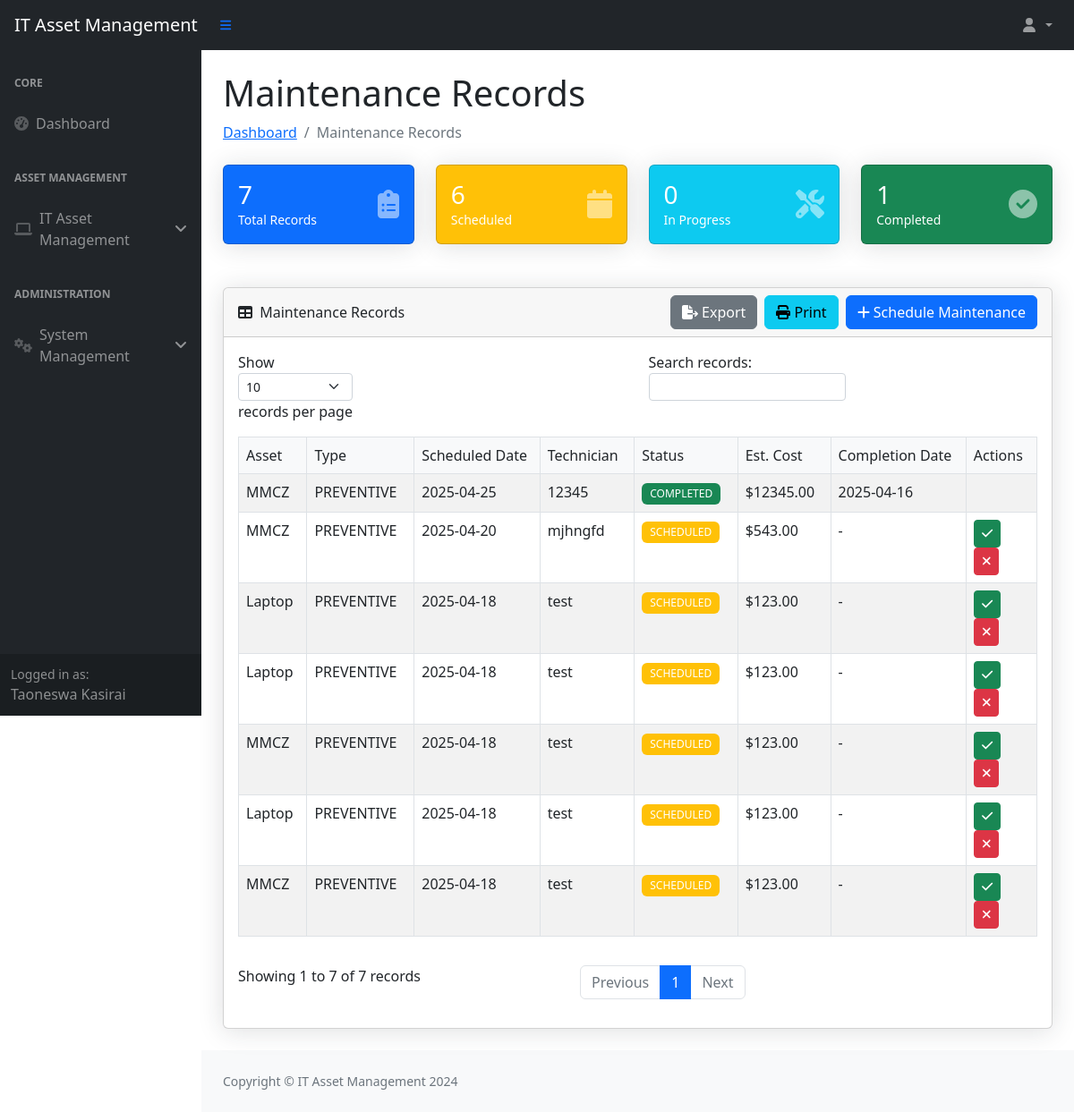
The app's page /maintenance-records/ (signed in), older data.
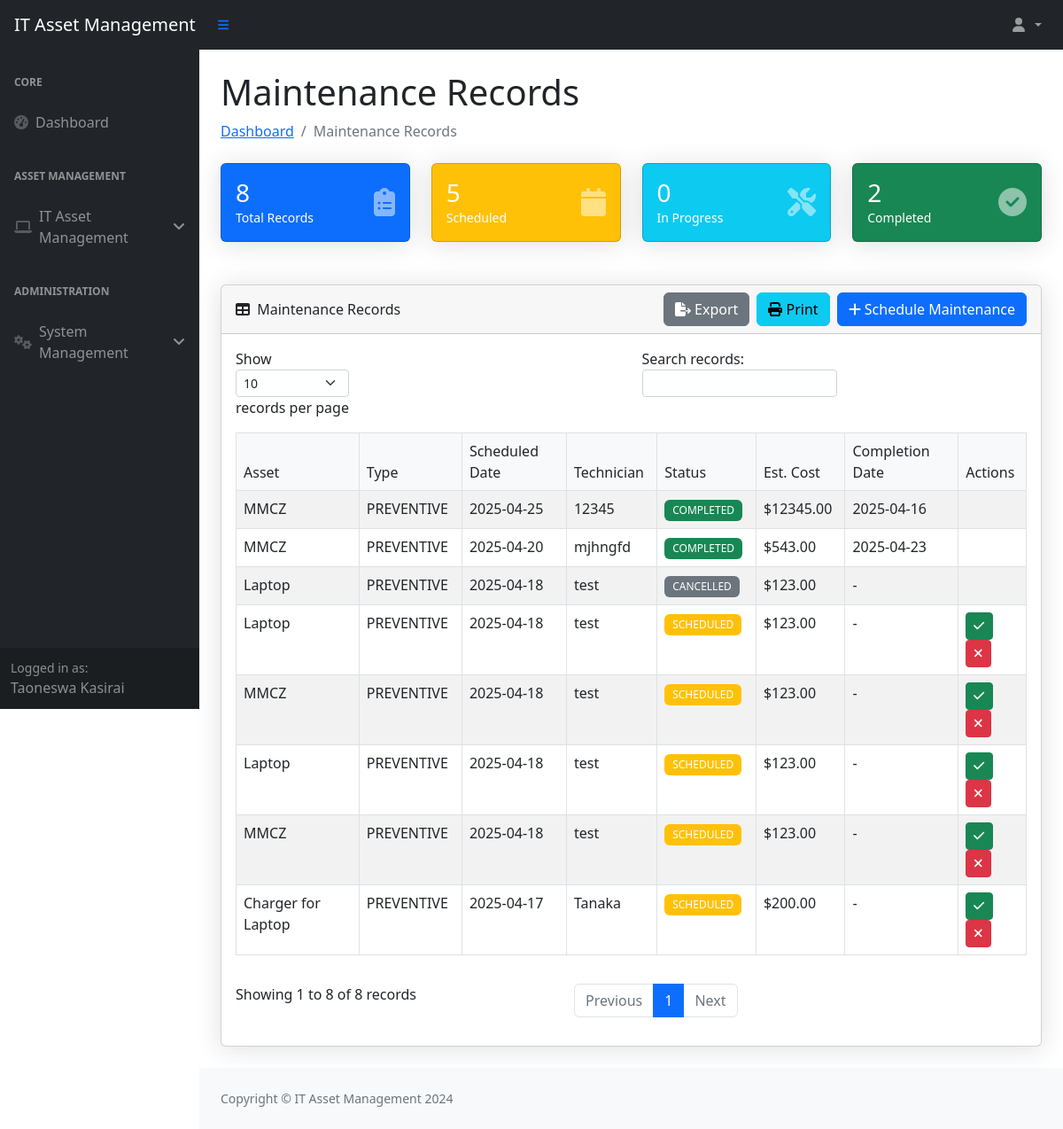
The same page, newer data.
### myapp/models.py (models this page shows, shortened)
class Employee(models.Model):
    employee_number = models.CharField(max_length=10, unique=True)
    name = models.CharField(max_length=100)
    surname = models.CharField(max_length=100)
    department = models.ForeignKey(Department, on_delete=models.PROTECT)
    branch = models.CharField(max_length=100)
    section = models.CharField(max_length=100)
    email = models.EmailField(unique=True)
    phone_regex = RegexValidator(
        regex=r'^07\d{8}$',
        message="Phone number must start with '07' and be 10 digits long"
    )
    phone_number = models.CharField(
        validators=[phone_regex],
        max_length=10,
        unique=True
    )
    signature = models.ImageField(
        upload_to='signatures/', null=True, blank=True)
    created_at = models.DateTimeField(auto_now_add=True)
    password = models.CharField(
        max_length=128, default=make_password('defaultpassword'))
    is_first_login = models.BooleanField(default=True)
    is_active = models.BooleanField(default=True)
    roles = models.ManyToManyField(Role, blank=True)
    class Meta:
        ordering = ['surname', 'name']

class AssetMaintenance(models.Model):
    MAINTENANCE_STATUS = (
        ('SCHEDULED', 'Scheduled'),
        ('IN_PROGRESS', 'In Progress'),
        ('COMPLETED', 'Completed'),
        ('CANCELLED', 'Cancelled')
    )
    asset = models.ForeignKey(
        'Asset', on_delete=models.CASCADE, related_name='maintenance_schedules')
    scheduled_date = models.DateField()
    description = models.TextField()
    maintenance_type = models.CharField(max_length=100)
    estimated_cost = models.DecimalField(
        max_digits=10, decimal_places=2, null=True, blank=True)
    status = models.CharField(
        max_length=20, choices=MAINTENANCE_STATUS, default='SCHEDULED')
    technician = models.CharField(max_length=100, null=True, blank=True)
    completion_date = models.DateField(null=True, blank=True)
    completion_notes = models.TextField(null=True, blank=True)
    created_by = models.ForeignKey(
        'Employee', on_delete=models.SET_NULL, null=True, related_name='maintenance_created')
    created_at = models.DateTimeField(auto_now_add=True)
    updated_at = models.DateTimeField(auto_now=True)
    class Meta:
        ordering = ['-scheduled_date']

class Asset(models.Model):
    CONDITION_CHOICES = [
        ('NEW', 'New'),
        ('GOOD', 'Good'),
        ('FAIR', 'Fair'),
        ('POOR', 'Poor'),
        ('RETIRED', 'Retired'),
    ]
    asset_number = models.CharField(max_length=50, unique=True)
    serial_number = models.CharField(
        max_length=100, blank=True, null=True)  # Add this line
    name = models.CharField(max_length=100)
    category = models.CharField(max_length=50)
    description = models.TextField(blank=True)
    department = models.ForeignKey(
        Department, on_delete=models.SET_NULL, null=True)
    location = models.CharField(max_length=100)
    purchase_date = models.DateField()
    purchase_cost = models.DecimalField(max_digits=10, decimal_places=2)
    condition = models.CharField(max_length=10, choices=CONDITION_CHOICES)
    is_active = models.BooleanField(default=True)
    created_at = models.DateTimeField(auto_now_add=True)
    updated_at = models.DateTimeField(auto_now=True)
    is_deleted = models.BooleanField(default=False)
    deleted_at = models.DateTimeField(null=True, blank=True)
    deleted_by = models.ForeignKey(
        Employee, on_delete=models.SET_NULL, null=True, blank=True, related_name='deleted_assets')
    initiator = models.ForeignKey(
        Employee, on_delete=models.SET_NULL, null=True, related_name='initiated_assets')

### myapp/views.py (the view)
# urls.py: path('maintenance-records/', views.maintenance_records,
def maintenance_records(request):
    if 'employee_id' not in request.session:
        return redirect('login')
    employee = Employee.objects.get(id=request.session['employee_id'])
    maintenance_records = AssetMaintenance.objects.select_related(
        'asset').all().order_by('-scheduled_date')
    stats = {
        'total_records': maintenance_records.count(),
        'scheduled': maintenance_records.filter(status='SCHEDULED').count(),
        'in_progress': maintenance_records.filter(status='IN_PROGRESS').count(),
        'completed': maintenance_records.filter(status='COMPLETED').count(),
        'cancelled': maintenance_records.filter(status='CANCELLED').count()
    }
    active_assets = Asset.objects.filter(is_active=True)
    return render(request, 'myapp/maintenance_records.html', {
        'employee': employee,
        'maintenance_records': maintenance_records,
        'stats': stats,
        'assets': active_assets
    })

### myapp/templates/myapp/maintenance_records.html (shortened to what this page needs)
{% extends 'myapp/base.html' %}
{% load static %}
{% block content %}
<div class="container-fluid px-4">
    <h1 class="mt-4">Maintenance Records</h1>
    <ol class="breadcrumb mb-4">
        <li class="breadcrumb-item"><a href="{% url 'dashboard' %}">Dashboard</a></li>
        <li class="breadcrumb-item active">Maintenance Records</li>
    </ol>
    <div class="row mb-4">
        <div class="col-xl-3 col-md-6">
            <div class="card bg-primary text-white mb-4">
                <div class="card-body">
                    <div class="d-flex justify-content-between align-items-center">
                        <div>
                            <h3 class="mb-0">{{ stats.total_records }}</h3>
                            <div class="small">Total Records</div>
                        </div>
                        <i class="fas fa-clipboard-list fa-2x text-white-50"></i>
                    </div>
                </div>
            </div>
        </div>
        <div class="col-xl-3 col-md-6">
            <div class="card bg-warning text-white mb-4">
                <div class="card-body">
                    <div class="d-flex justify-content-between align-items-center">
                        <div>
                            <h3 class="mb-0">{{ stats.scheduled }}</h3>
                            <div class="small">Scheduled</div>
                        </div>
                        <i class="fas fa-calendar fa-2x text-white-50"></i>
                    </div>
                </div>
            </div>
        </div>
        <div class="col-xl-3 col-md-6">
            <div class="card bg-info text-white mb-4">
                <div class="card-body">
                    <div class="d-flex justify-content-between align-items-center">
                        <div>
                            <h3 class="mb-0">{{ stats.in_progress }}</h3>
                            <div class="small">In Progress</div>
                        </div>
                        <i class="fas fa-tools fa-2x text-white-50"></i>
                    </div>
                </div>
            </div>
        </div>
        <div class="col-xl-3 col-md-6">
            <div class="card bg-success text-white mb-4">
                <div class="card-body">
                    <div class="d-flex justify-content-between align-items-center">
                        <div>
                            <h3 class="mb-0">{{ stats.completed }}</h3>
                            <div class="small">Completed</div>
                        </div>
                        <i class="fas fa-check-circle fa-2x text-white-50"></i>
                    </div>
                </div>
            </div>
        </div>
    </div>
    <div class="card mb-4">
        <div class="card-header d-flex justify-content-between align-items-center">
            <div>
                <i class="fas fa-table me-1"></i>
                Maintenance Records
            </div>
            <div class="d-flex gap-2">
                <button type="button" class="btn btn-secondary" onclick="exportToExcel()">
                    <i class="fas fa-file-export"></i> Export
                </button>
                <button type="button" class="btn btn-info" onclick="printRecords()">
                    <i class="fas fa-print"></i> Print
                </button>
                <button type="button" class="btn btn-primary" data-bs-toggle="modal" data-bs-target="#scheduleMaintenance">
                    <i class="fas fa-plus"></i> Schedule Maintenance
                </button>
            </div>
        </div>
        <div class="card-body">
            <table id="maintenanceTable" class="table table-bordered table-striped">
                <thead>
                    <tr>
                        <th>Asset</th>
                        <th>Type</th>
                        <th>Scheduled Date</th>
                        <th>Technician</th>
                        <th>Status</th>
                        <th>Est. Cost</th>
                        <th>Completion Date</th>
                        <th>Actions</th>
                    </tr>
                </thead>
                <tbody>
                    {% for record in maintenance_records %}
                    <tr>
                        <td>{{ record.asset.name }}</td>
                        <td>{{ record.maintenance_type }}</td>
                        <td>{{ record.scheduled_date|date:"Y-m-d" }}</td>
                        <td>{{ record.technician }}</td>
                        <td>
                            <span class="badge {% if record.status == 'COMPLETED' %}bg-success{% elif record.status == 'SCHEDULED' %}bg-warning{% elif record.status == 'IN_PROGRESS' %}bg-info{% else %}bg-secondary{% endif %}">
                                {{ record.status }}
                            </span>
                        </td>
                        <td>${{ record.estimated_cost|default:"-" }}</td>
                        <td>{{ record.completion_date|date:"Y-m-d"|default:"-" }}</td>
                        <td>
                            {% if record.status != 'COMPLETED' and record.status != 'CANCELLED' %}
                            <button type="button" class="btn btn-sm btn-success update-status" onclick="handleStatusUpdate('{{ record.id }}', 'COMPLETED')">
                                <i class="fas fa-check"></i>
                            </button>
                            <button type="button" class="btn btn-sm btn-danger update-status" onclick="handleStatusUpdate('{{ record.id }}', 'CANCELLED')">
                                <i class="fas fa-times"></i>
                            </button>
                            {% endif %}
                        </td>
                    </tr>
                    {% endfor %}
                </tbody>
            </table>
        </div>
    </div>
</div>
{% endblock %}

### myapp/templates/myapp/base.html (shortened to what this page needs)
<!DOCTYPE html>
{% load static %}
<html lang="en">
<head>
    <link href="https://cdn.jsdelivr.net/npm/bootstrap@5.2.3/dist/css/bootstrap.min.css" rel="stylesheet">
    <link href="https://cdn.jsdelivr.net/npm/simple-datatables@7.1.2/dist/style.min.css" rel="stylesheet" />
    <link href="{% static 'myapp/css/styles.css' %}" rel="stylesheet" />
</head>
<body class="sb-nav-fixed">
    <nav class="sb-topnav navbar navbar-expand navbar-dark bg-dark">
        <a class="navbar-brand ps-3" href="{% url 'dashboard' %}">IT Asset Management</a>
        <button class="btn btn-link btn-sm order-1 order-lg-0 me-4 me-lg-0" id="sidebarToggle" href="#!">
            <i class="fas fa-bars"></i>
        </button>
        <ul class="navbar-nav ms-auto me-3">
            <li class="nav-item dropdown">
                <a class="nav-link dropdown-toggle" id="navbarDropdown" href="#" role="button" data-bs-toggle="dropdown" aria-expanded="false">
                    <i class="fas fa-user fa-fw"></i>
                </a>
            </li>
        </ul>
    </nav>
    <div id="layoutSidenav">
        <div id="layoutSidenav_nav">
            <nav class="sb-sidenav accordion sb-sidenav-dark" id="sidenavAccordion">
                <div class="sb-sidenav-menu">
                    <div class="nav">
                        <div class="sb-sidenav-menu-heading">Core</div>
                        <a class="nav-link" href="{% url 'dashboard' %}">
                            <div class="sb-nav-link-icon"><i class="fas fa-tachometer-alt"></i></div>
                            Dashboard
                        </a>
                        <div class="sb-sidenav-menu-heading">Asset Management</div>
                        <a class="nav-link collapsed" href="#" data-bs-toggle="collapse" data-bs-target="#collapseAssets">
                            <div class="sb-nav-link-icon"><i class="fas fa-laptop"></i></div>
                            IT Asset Management
                            <div class="sb-sidenav-collapse-arrow"><i class="fas fa-angle-down"></i></div>
                        </a>
                        <div class="sb-sidenav-menu-heading">Administration</div>
                        <a class="nav-link collapsed" href="#" data-bs-toggle="collapse" data-bs-target="#collapseSystem">
                            <div class="sb-nav-link-icon"><i class="fas fa-cogs"></i></div>
                            System Management
                            <div class="sb-sidenav-collapse-arrow"><i class="fas fa-angle-down"></i></div>
                        </a>
                    </div>
                </div>
                <div class="sb-sidenav-footer">
                    <div class="small">Logged in as:</div>
                    {{ employee.name }} {{ employee.surname }}
                </div>
            </nav>
        </div>
        <div id="layoutSidenav_content">
            <main>
                {% block content %}{% endblock %}
            </main>
            <footer class="py-4 bg-light mt-auto">
                <div class="container-fluid px-4">
                    <div class="d-flex align-items-center justify-content-between small">
                        <div class="text-muted">Copyright &copy; IT Asset Management 2024</div>
                    </div>
                </div>
            </footer>
        </div>
    </div>
</body>
</html>

### myapp/static/myapp/css/styles.css (style rules this page uses)
.sb-nav-fixed { position: relative; }
.sb-nav-fixed #layoutSidenav #layoutSidenav_nav { width: 225px; height: 100vh; position: fixed; left: 0; top: 0; padding-top: 56px; }
.sb-nav-fixed #layoutSidenav #layoutSidenav_content { padding-left: 225px; top: 56px; }
.sb-nav-fixed .sb-topnav { z-index: 1039; position: fixed; top: 0; right: 0; left: 0; height: 56px; }
#layoutSidenav { display: flex; }
#layoutSidenav_nav { flex-basis: 225px; flex-shrink: 0; transition: transform 0.15s ease-in-out; z-index: 1038; transform: translateX(0); }
#layoutSidenav_content { position: relative; display: flex; flex-direction: column; justify-content: space-between; min-width: 0; flex-grow: 1; min-height: calc(100vh - 56px); margin-left: -225px; }
.sb-sidenav { display: flex; flex-direction: column; height: 100%; flex-wrap: nowrap; }
.sb-sidenav .sb-sidenav-menu { flex-grow: 1; }
.sb-sidenav .sb-sidenav-menu .nav { flex-direction: column; flex-wrap: nowrap; }
.sb-sidenav .sb-sidenav-menu .nav .sb-sidenav-menu-heading { padding: 1.75rem 1rem 0.75rem; font-size: 0.75rem; font-weight: bold; text-transform: uppercase; color: rgba(255, 255, 255, 0.5); }
.sb-sidenav .sb-sidenav-menu .nav .nav-link { display: flex; align-items: center; padding: 0.75rem 1rem; color: rgba(255, 255, 255, 0.5); }
.sb-sidenav .sb-sidenav-menu .nav .nav-link .sb-nav-link-icon { margin-right: 0.5rem; }
.sb-sidenav .sb-sidenav-menu .nav .nav-link .sb-sidenav-collapse-arrow { margin-left: auto; }
.sb-sidenav .sb-sidenav-footer { padding: 0.75rem; background-color: rgba(0, 0, 0, 0.2); }
.sb-sidenav-dark { background-color: #212529; color: rgba(255, 255, 255, 0.5); }
.sb-sidenav-dark .sb-sidenav-menu .nav-link .sb-nav-link-icon { color: rgba(255, 255, 255, 0.25); }
@media (min-width: 992px) { #layoutSidenav_content { margin-left: 0; transition: margin 0.15s ease-in-out; } }
.card { box-shadow: 0 0.15rem 1.75rem 0 rgba(33, 40, 50, 0.15); }
.card .card-header { font-weight: 500; }
.table th { font-weight: 500; background-color: #f8f9fa; }
.badge { font-weight: 500; padding: 0.5em 0.75em; }
.btn-sm { padding: 0.25rem 0.5rem; font-size: 0.875rem; }

Row changes from the older to the newer data that the page shows:
changed AssetMaintenance "mjhngfd": status "SCHEDULED" → "COMPLETED"; completion_date "-" → "2025-04-23"
changed AssetMaintenance: status "SCHEDULED" → "CANCELLED"
added AssetMaintenance: asset.name "Charger for Laptop", maintenance_type "PREVENTIVE", scheduled_date "2025-04-17", technician "Tanaka", status "SCHEDULED", estimated_cost "200.00", completion_date "-"
Text that changed along with them:
{{ stats.total_records }}: "7" → "8"
{{ stats.scheduled }}: "6" → "5"
{{ stats.completed }}: "1" → "2"
text written by a page script: "Show records per page Search records: Showing 1 to 7 of 7 records Previous 1 Next" → "Show records per page Search records: Showing 1 to 8 of 8 records Previous 1 Next"
